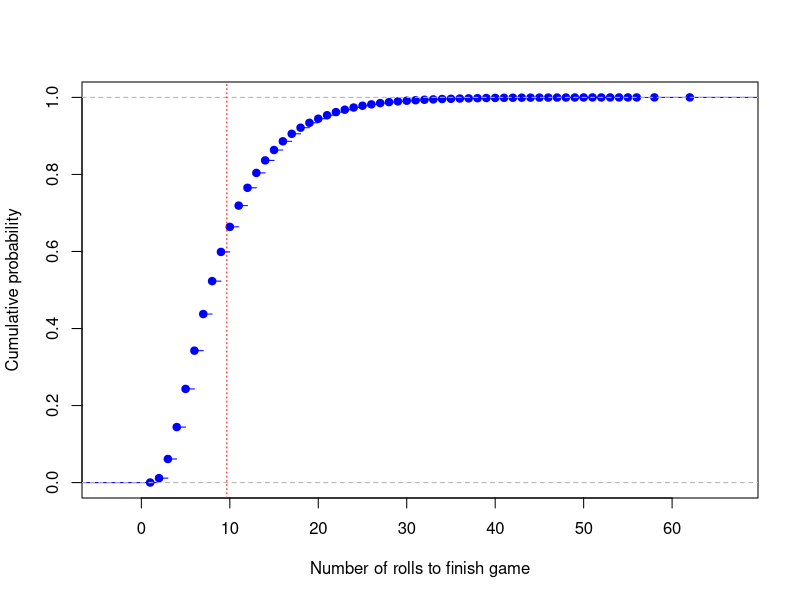

Recreate this plot in R. (Note: a time limit stopped this script after it produced the figure.)
## ---- chunk 1
knitr::opts_knit$set(base.dir = "/home/swolf/website/", base.url = "/")
knitr::opts_chunk$set(fig.path = "figure/2020-03-31-unfairDie")
## ---- chunk 2
makeNewDie = function(sides){
  newSides = sample(sides,replace=TRUE)
  return(newSides)
}
## ---- chunk 3
playDieGame = function(N){
  roll = 0
  dieSides = 1:N
  uniqueDieSides = unique(dieSides)
  while(length(uniqueDieSides)>1){
    # Roll the dice
    roll = roll + 1
    dieSides = makeNewDie(dieSides)
    uniqueDieSides = unique(dieSides)
  }
  return(roll)
}
## ---- chunk 4
n = 100000
# Simulate the die game n times
gameResult = replicate(n, playDieGame(6))
avgResult = mean(gameResult)
errResult = sd(gameResult)/sqrt(n)
## ---- chunk 5
# Make a plot
plot(ecdf(gameResult),main='',ylab='Cumulative probability',
     xlab='Number of rolls to finish game',col='blue')
abline(v=avgResult,col='red',lty=3)
## ---- chunk 6
nSims = 10000
dieSides = c(2:10,30,50,70,100,1000)
avgRes = NULL
seRes = NULL
for(nSides in dieSides){
  # Simulate the die game nSims times
  gameRes = replicate(nSims, playDieGame(nSides))
  avgRes = c(avgRes, mean(gameRes))
  seRes = c(seRes, sd(gameRes)/sqrt(nSims))
}
dieRoll.lm = lm(log10(avgRes) ~ log10(dieSides))
summary(dieRoll.lm)
## ---- chunk 7
dieRollLin.lm = lm(avgRes ~ dieSides)
summary(dieRollLin.lm)
## ---- chunk 8
plot(dieSides,avgRes,type='p',col='blue',xlab='Number of sides on the die', 
     ylab='Average number of rolls to end the game',log='xy',pch=19,
     ylim=c(0.75*min(avgRes),1.1*max(avgRes)))
lines(dieSides,predict(dieRollLin.lm),col='red',lty=2)
